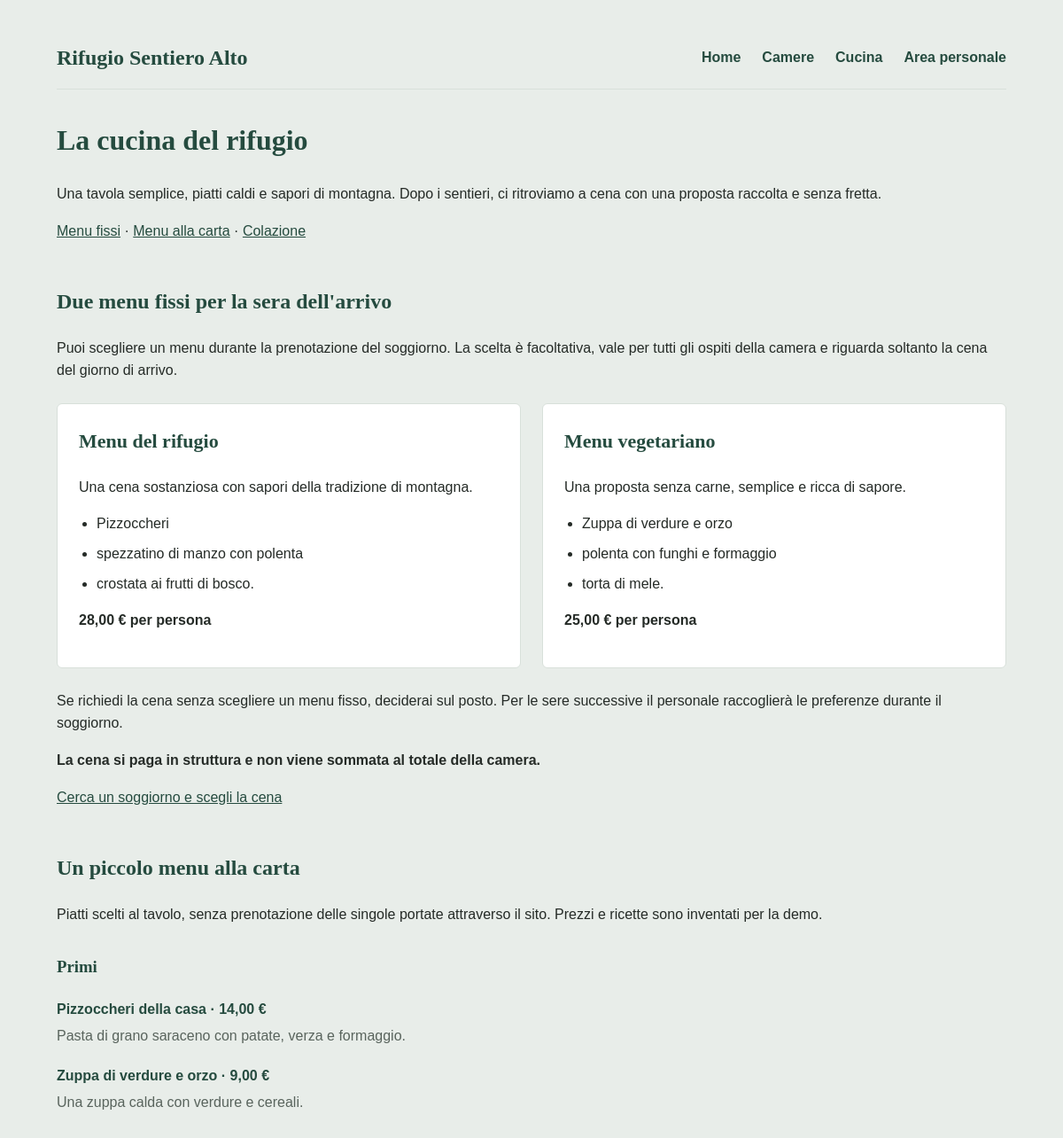
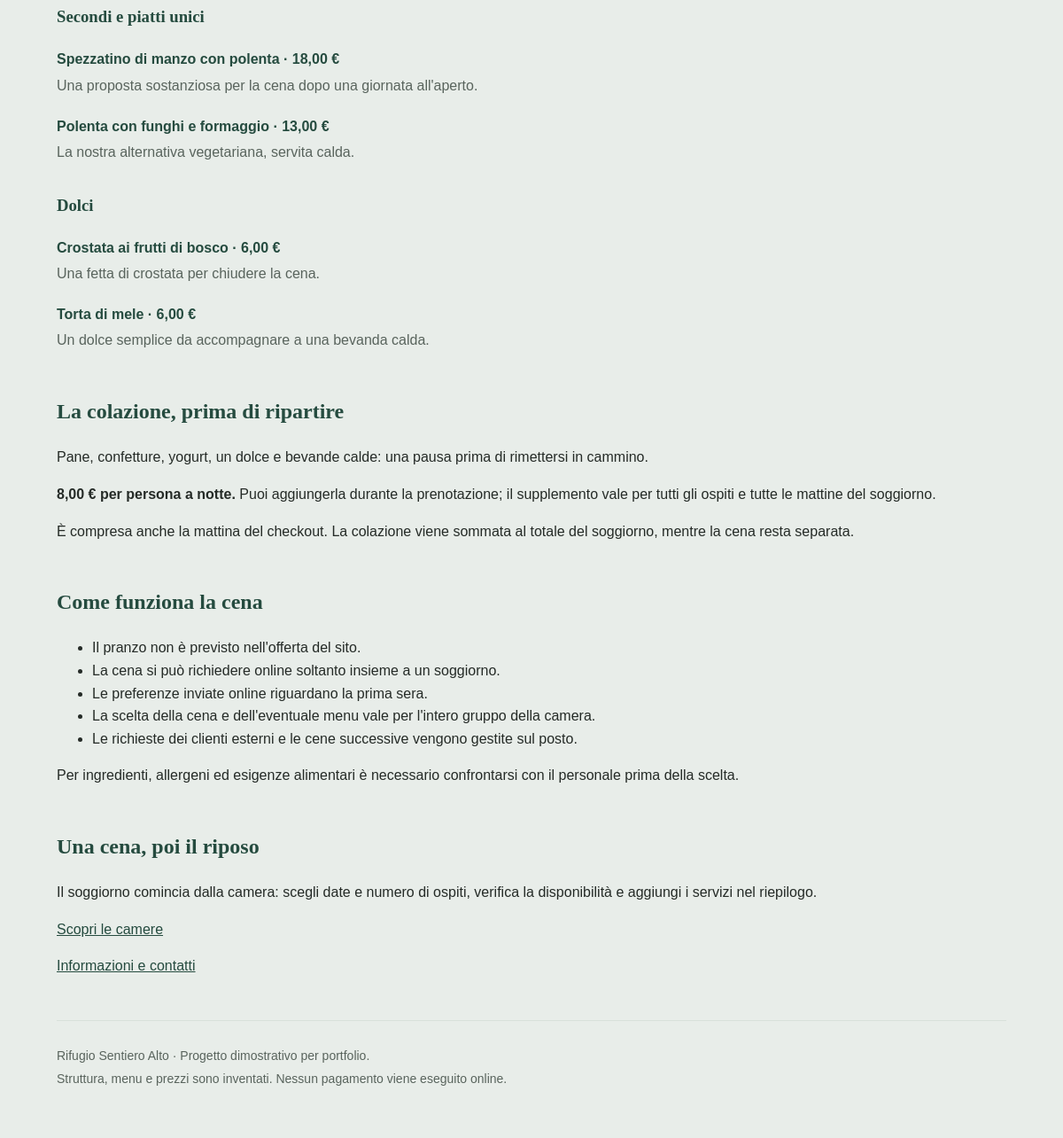
Page /kitchen.php on the committed database (2 pictures, top to bottom).
### tables this page shows
CREATE TABLE `menus` (
  `idMenu` int(11) NOT NULL,
  `description` varchar(255) NOT NULL,
  `dishes` text NOT NULL,
  `pricePerMenu` decimal(10,2) NOT NULL,
  `name` varchar(60) NOT NULL
);

### kitchen.php (the view, shortened to what this page needs)
<?php
    require_once __DIR__ . "/includes/db.php";
    $query = "SELECT idMenu, name, description, dishes, pricePerMenu FROM menus ORDER BY idMenu";
    $menusResult = $connection->query($query);
?>
<!DOCTYPE html>
<html lang="it">
  <head>
    <link rel="stylesheet" href="./css/styles.css?v=3" />
  </head>
  <body>
    <header class="site-header">
      <?php require_once __DIR__ . "/includes/nav.php"; ?>
    </header>
    <main id="main-content" class="kitchen-page">
      <h1>La cucina del rifugio</h1>
      <p>Una tavola semplice, piatti caldi e sapori di montagna. Dopo i sentieri, ci ritroviamo a cena con una proposta raccolta e senza fretta.</p>
      <p><a href="#menu-fissi">Menu fissi</a> · <a href="#menu-carta">Menu alla carta</a> · <a href="#colazione">Colazione</a></p>
      <section id="menu-fissi" aria-labelledby="fixed-menu-title">
        <h2 id="fixed-menu-title">Due menu fissi per la sera dell'arrivo</h2>
        <p>Puoi scegliere un menu durante la prenotazione del soggiorno. La scelta è facoltativa, vale per tutti gli ospiti della camera e riguarda soltanto la cena del giorno di arrivo.</p>
        <div class="fixed-menu-list">
          <?php while ($menu = $menusResult->fetch_assoc()): ?>
          <article class="fixed-menu">
            <h3><?php echo htmlspecialchars($menu["name"], ENT_QUOTES, "UTF-8"); ?></h3>
            <p><?php echo htmlspecialchars($menu["description"], ENT_QUOTES, "UTF-8"); ?></p>
            <ul>
          <?php
          foreach (explode(";", $menu["dishes"]) as $dish):
          ?>
          <li>
            <?php
            echo htmlspecialchars(trim($dish), ENT_QUOTES, "UTF-8");
            ?>
          </li>
           <?php endforeach; ?>
          </ul>
            <p><strong><?php echo number_format($menu["pricePerMenu"], 2, ",", "."); ?> € per persona</strong></p>
          </article>
          <?php endwhile; ?>
        </div>
        <p>Se richiedi la cena senza scegliere un menu fisso, deciderai sul posto. Per le sere successive il personale raccoglierà le preferenze durante il soggiorno.</p>
        <p><strong>La cena si paga in struttura e non viene sommata al totale della camera.</strong></p>
        <p><a href="./rooms.php">Cerca un soggiorno e scegli la cena</a></p>
      </section>
      <section id="menu-carta" aria-labelledby="a-la-carte-title">
        <h2 id="a-la-carte-title">Un piccolo menu alla carta</h2>
        <p>Piatti scelti al tavolo, senza prenotazione delle singole portate attraverso il sito. Prezzi e ricette sono inventati per la demo.</p>
        <h3>Primi</h3>
        <dl class="dish-list">
          <dt>Pizzoccheri della casa · 14,00 €</dt>
          <dd>Pasta di grano saraceno con patate, verza e formaggio.</dd>
          <dt>Zuppa di verdure e orzo · 9,00 €</dt>
          <dd>Una zuppa calda con verdure e cereali.</dd>
        </dl>
        <h3>Secondi e piatti unici</h3>
        <dl class="dish-list">
          <dt>Spezzatino di manzo con polenta · 18,00 €</dt>
          <dd>Una proposta sostanziosa per la cena dopo una giornata all'aperto.</dd>
          <dt>Polenta con funghi e formaggio · 13,00 €</dt>
          <dd>La nostra alternativa vegetariana, servita calda.</dd>
        </dl>
        <h3>Dolci</h3>
        <dl class="dish-list">
          <dt>Crostata ai frutti di bosco · 6,00 €</dt>
          <dd>Una fetta di crostata per chiudere la cena.</dd>
          <dt>Torta di mele · 6,00 €</dt>
          <dd>Un dolce semplice da accompagnare a una bevanda calda.</dd>
        </dl>
      </section>
      <section id="colazione" aria-labelledby="breakfast-title">
        <h2 id="breakfast-title">La colazione, prima di ripartire</h2>
        <p>Pane, confetture, yogurt, un dolce e bevande calde: una pausa prima di rimettersi in cammino.</p>
        <p><strong>8,00 € per persona a notte.</strong> Puoi aggiungerla durante la prenotazione; il supplemento vale per tutti gli ospiti e tutte le mattine del soggiorno.</p>
        <p>È compresa anche la mattina del checkout. La colazione viene sommata al totale del soggiorno, mentre la cena resta separata.</p>
      </section>
      <section class="dinner-info" aria-labelledby="dinner-info-title">
        <h2 id="dinner-info-title">Come funziona la cena</h2>
        <ul>
          <li>Il pranzo non è previsto nell'offerta del sito.</li>
          <li>La cena si può richiedere online soltanto insieme a un soggiorno.</li>
          <li>Le preferenze inviate online riguardano la prima sera.</li>
          <li>La scelta della cena e dell'eventuale menu vale per l'intero gruppo della camera.</li>
          <li>Le richieste dei clienti esterni e le cene successive vengono gestite sul posto.</li>
        </ul>
        <p>Per ingredienti, allergeni ed esigenze alimentari è necessario confrontarsi con il personale prima della scelta.</p>
      </section>
      <section aria-labelledby="stay-title">
        <h2 id="stay-title">Una cena, poi il riposo</h2>
        <p>Il soggiorno comincia dalla camera: scegli date e numero di ospiti, verifica la disponibilità e aggiungi i servizi nel riepilogo.</p>
        <p><a href="./rooms.php">Scopri le camere</a></p>
        <p><a href="./index.php#contatti">Informazioni e contatti</a></p>
      </section>
    </main>
    <footer class="site-footer">
      <p>Rifugio Sentiero Alto · Progetto dimostrativo per portfolio.</p>
      <p>Struttura, menu e prezzi sono inventati. Nessun pagamento viene eseguito online.</p>
    </footer>
  </body>
</html>

### css/styles.css (style rules this page uses)
body { font-family: Arial, Helvetica, sans-serif; background-color: #E8EDE9; margin: 30px auto; color: #252B27; line-height: 1.6; font-size: 16px; max-width: 1120px; padding: 0 24px; box-sizing: border-box; }
a { color: #254B3F; }
h1 { font-size: 32px; }
h1, h2, h3 { font-family: Georgia, 'Times New Roman', Times, serif; color: #254B3F; }
.fixed-menu-list { display: grid; grid-template-columns: repeat(2, minmax(0, 1fr)); gap: 24px; margin: 24px 0; }
.fixed-menu { background-color: #FFFFFF; border: 1px solid #D8E0DA; border-radius: 6px; padding: 24px; min-width: 0; }
.fixed-menu h3 { margin-top: 0; font-size: 22px; }
.fixed-menu ul { padding-left: 20px; margin: 16px 0; }
.fixed-menu li { margin-bottom: 8px; }
.kitchen-page > section { margin-top: 48px; }
.dish-list dt { font-weight: 600; color: #254B3F; margin-top: 20px; }
.dish-list dd { margin: 4px 0 16px; color: #59645D; }
#menu-carta h3 { margin-top: 32px; }
.site-footer { margin-top: 48px; padding: 24px 0; border-top: 1px solid #D8E0DA; font-size: 14px; color: #59645D; }
.site-footer p { margin: 4px 0; }

### rows in the picture
menus: name "Menu del rifugio", description "Una cena sostanziosa con sapori della tradizione di montagna.", dishes "Pizzoccheri", dishes "spezzatino di manzo con polenta", dishes "crostata ai frutti di bosco.", pricePerMenu "28,00"
menus: name "Menu vegetariano", description "Una proposta senza carne, semplice e ricca di sapore.", dishes "Zuppa di verdure e orzo", dishes "polenta con funghi e formaggio", dishes "torta di mele.", pricePerMenu "25,00"
